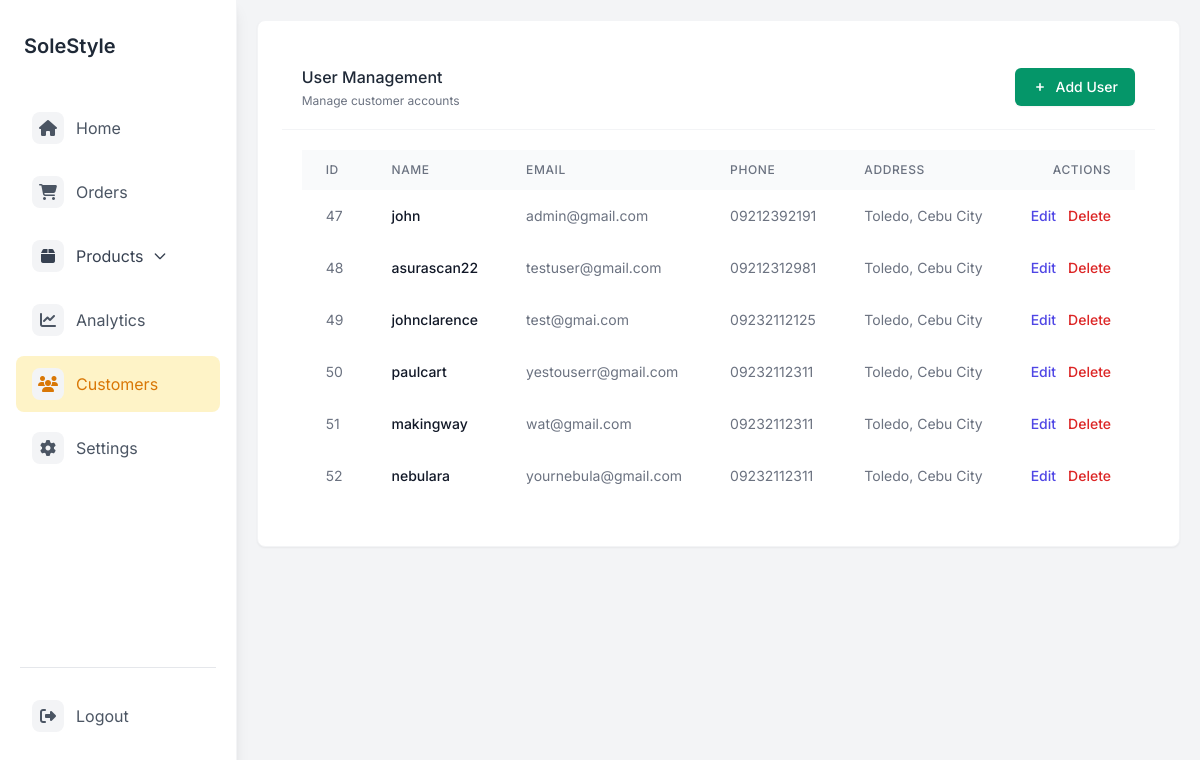
The page /pages/admin.customer.php on the database its author committed.
### tables this page shows
CREATE TABLE `customer` (
  `customer_ID` int NOT NULL,
  `name` varchar(100) DEFAULT NULL,
  `email` varchar(100) DEFAULT NULL,
  `phone` varchar(20) DEFAULT NULL,
  `address` varchar(255) DEFAULT NULL,
  `password` varchar(255) DEFAULT NULL,
  `user_type` varchar(50) DEFAULT NULL
);

### static/admin/admin.user-list.php (the view, shortened to what this page needs)
<div class="p-5 overflow-x-auto">
  <table class="min-w-full divide-y divide-gray-200">
    <thead>
      <tr>
        <th scope="col" class="px-6 py-3 text-left text-xs font-medium text-gray-500 uppercase tracking-wider">ID</th>
        <th scope="col" class="px-6 py-3 text-left text-xs font-medium text-gray-500 uppercase tracking-wider">Name</th>
        <th scope="col" class="px-6 py-3 text-left text-xs font-medium text-gray-500 uppercase tracking-wider">Email</th>
        <th scope="col" class="px-6 py-3 text-left text-xs font-medium text-gray-500 uppercase tracking-wider">Phone</th>
        <th scope="col" class="px-6 py-3 text-left text-xs font-medium text-gray-500 uppercase tracking-wider">Address</th>
        <th scope="col" class="px-6 py-3 text-right text-xs font-medium text-gray-500 uppercase tracking-wider">Actions</th>
      </tr>
    </thead>
    <tbody class="bg-white divide-y divide-gray-200">
      <?php
      $sql = "SELECT * FROM customer";
      $link = mysqli_query($conn, $sql);
      if (mysqli_num_rows($link)) {
        while ($caller = mysqli_fetch_assoc($link)) {
          echo "<tr class='hover:bg-gray-50'>";
          echo "<td class='px-6 py-4 whitespace-nowrap text-sm text-gray-500'>" . $caller["customer_ID"] . "</td>";
          echo "<td class='px-6 py-4 whitespace-nowrap text-sm font-medium text-gray-900'>" . $caller["name"] . "</td>";
          echo "<td class='px-6 py-4 whitespace-nowrap text-sm text-gray-500'>" . $caller["email"] . "</td>";
          echo "<td class='px-6 py-4 whitespace-nowrap text-sm text-gray-500'>" . $caller["phone"] . "</td>";
          echo "<td class='px-6 py-4 whitespace-nowrap text-sm text-gray-500'>" . $caller["address"] . "</td>";
          echo "<td class='px-6 py-4 whitespace-nowrap text-right text-sm font-medium'>";
          echo "<a href='?edit=" . $caller["customer_ID"] . "' class='text-indigo-600 hover:text-indigo-900 mr-3'>Edit</a>";
          echo "<a href='javascript:void(0)' onclick='confirmDelete(\"" . $caller["customer_ID"] . "\", \"" . $caller["name"] . "\", false)' class='text-red-600 hover:text-red-900'>Delete</a>";
          echo "</td>";
          echo "</tr>";
        }
      }
      ?>
    </tbody>
  </table>
</div>

### frontend/css/pop.css (style rules this page uses)
body { font-family: 'Inter', sans-serif; background-color: #f9fafb; color: #111827; line-height: 1.5; }
table { width: 100%; border-collapse: separate; border-spacing: 0; }
th { font-weight: 600; text-transform: uppercase; letter-spacing: 0.05em; background-color: #f9fafb; }
.bg-white { background-color: white; }
.flex { display: flex; }
.text-xs { font-size: 0.75rem; line-height: 1rem; }
.text-sm { font-size: 0.875rem; line-height: 1.25rem; }
.font-medium { font-weight: 500; }
.mr-3 { margin-right: 0.75rem; }
.p-5 { padding: 1.25rem; }
.px-6 { padding-left: 1.5rem; padding-right: 1.5rem; }
.py-3 { padding-top: 0.75rem; padding-bottom: 0.75rem; }
.py-4 { padding-top: 1rem; padding-bottom: 1rem; }

### rows shown on the page
customer: customer_ID "47", name "john", email "admin@gmail.com", phone "09212392191", address "Toledo, Cebu City"
customer: customer_ID "48", name "asurascan22", email "testuser@gmail.com", phone "09212312981", address "Toledo, Cebu City"
customer: customer_ID "49", name "johnclarence", email "test@gmai.com", phone "09232112125", address "Toledo, Cebu City"
customer: customer_ID "50", name "paulcart", email "yestouserr@gmail.com", phone "09232112311", address "Toledo, Cebu City"
customer: customer_ID "51", name "makingway", email "wat@gmail.com", phone "09232112311", address "Toledo, Cebu City"
customer: customer_ID "52", name "nebulara", email "yournebula@gmail.com", phone "09232112311", address "Toledo, Cebu City"
